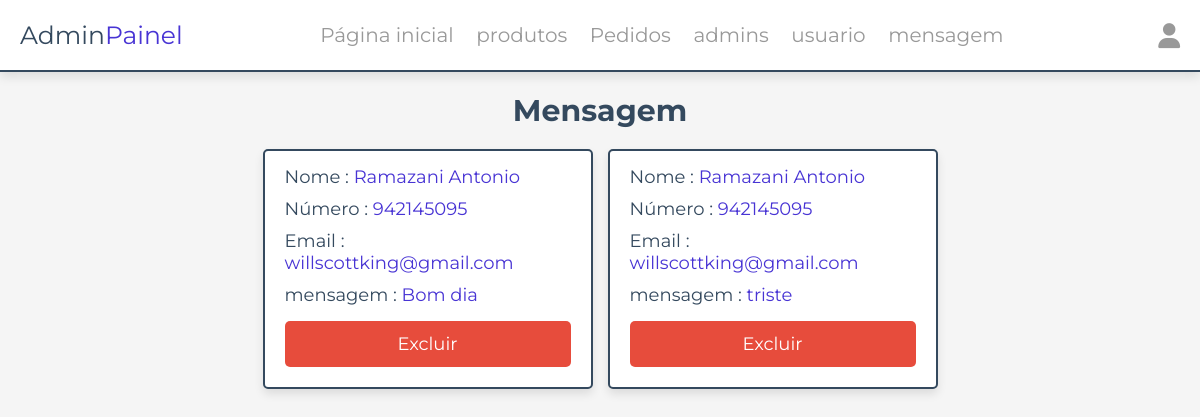
/admin/messages.php (signed in), run on the app's committed database.
### tables this page shows
CREATE TABLE `mensagem` (
  `id` int(100) NOT NULL AUTO_INCREMENT,
  `user_id` int(100) NOT NULL,
  `nome` varchar(100) NOT NULL,
  `email` varchar(100) NOT NULL,
  `contacto` varchar(12) NOT NULL,
  `mensagem` varchar(500) NOT NULL,
  PRIMARY KEY (`id`)
);

### admin/messages.php (the view, shortened to what this page needs)
<?php
include __DIR__ . './../components/connect.php';
?>
<!DOCTYPE html>
<html lang="Pt-br">
<head>
   <link rel="stylesheet" href="https://cdnjs.cloudflare.com/ajax/libs/font-awesome/6.1.1/css/all.min.css">
   <link rel="stylesheet" href="../css/admin_style.css">
</head>
<body>
<?php include '../components/admin_cabeçalho.php' ?>
<section class="messages">
   <h1 class="heading">mensagem</h1>
   <div class="box-container">
   <?php
      $select_messages = $conn->prepare("SELECT * FROM `mensagem`");
      $select_messages->execute();
      if($select_messages->rowCount() > 0){
         while($fetch_messages = $select_messages->fetch(PDO::FETCH_ASSOC)){
   ?>
   <div class="box">
      <p> Nome : <span><?= $fetch_messages['nome']; ?></span> </p>
      <p> Número : <span><?= $fetch_messages['contacto']; ?></span> </p>
      <p> Email : <span><?= $fetch_messages['email']; ?></span> </p>
      <p> mensagem : <span><?= $fetch_messages['mensagem']; ?></span> </p>
      <a href="messages.php?delete=<?= $fetch_messages['id']; ?>" class="delete-btn" onclick="return confirm('Tem certeza que quer excluir esta mensagem?');">excluir</a>
   </div>
   <?php
         }
      }else{
         echo '<p class="empty">Não tem nenhuma mensagem</p>';
      }
   ?>
   </div>
</section>
</body>
</html>

### css/admin_style.css (style rules this page uses)
:root { --main-color:#4834d4; --red:#e74c3c; --orange:#f39c12; --black:#34495e; --white:#fff; --light-bg:#f5f5f5; --light-color:#999; --border:.2rem solid var(--black); --box-shadow:0 .5rem 1rem rgba(0,0,0,.1); }
* { font-family: 'Montserrat', sans-serif; margin:0; padding:0; box-sizing: border-box; text-decoration: none; outline: none; border:none; }
html { font-size: 62.5%; overflow-x: hidden; }
body { background-color: var(--light-bg); }
section { max-width: 1200px; margin:0 auto; padding:2rem; }
.btn, .delete-btn, .option-btn { display: block; margin-top: 1rem; border-radius: .5rem; cursor: pointer; width: 100%; font-size: 1.8rem; color:var(--white); padding:1.2rem 3rem; text-transform: capitalize; text-align: center; }
.delete-btn { background-color: var(--red); }
.heading { text-align: center; margin-bottom: 2rem; text-transform: capitalize; color:var(--black); font-size: 3rem; }
.messages .box-container { display: grid; grid-template-columns: repeat(auto-fit, 33rem); gap:1.5rem; justify-content: center; align-items: flex-start; }
.messages .box-container .box { background-color: var(--white); border-radius: .5rem; box-shadow: var(--box-shadow); border:var(--border); padding:2rem; padding-top: 1rem; }
.messages .box-container .box p { padding: .5rem 0; font-size: 1.8rem; color:var(--black); }
.messages .box-container .box p span { color:var(--main-color); }

### data on the page
mensagem: nome "Ramazani Antonio", contacto "942145095", email "willscottking@gmail.com", mensagem "Bom dia"
mensagem: nome "Ramazani Antonio", contacto "942145095", email "willscottking@gmail.com", mensagem "triste"
